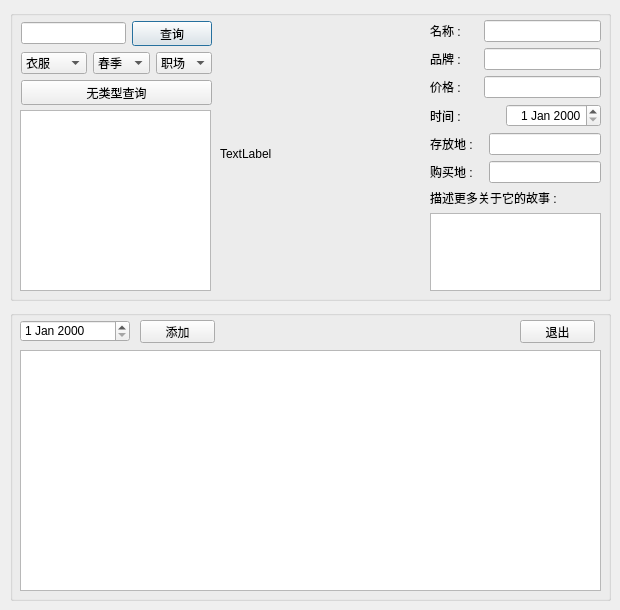
<?xml version="1.0" encoding="UTF-8"?>
<ui version="4.0">
 <class>matchDialog</class>
 <widget class="QDialog" name="matchDialog">
  <property name="geometry">
   <rect>
    <x>0</x>
    <y>0</y>
    <width>620</width>
    <height>610</height>
   </rect>
  </property>
  <property name="windowTitle">
   <string>Dialog</string>
  </property>
  <widget class="QGroupBox" name="groupBox">
   <property name="geometry">
    <rect>
     <x>10</x>
     <y>10</y>
     <width>601</width>
     <height>291</height>
    </rect>
   </property>
   <property name="title">
    <string/>
   </property>
   <widget class="QTableView" name="tableView">
    <property name="geometry">
     <rect>
      <x>10</x>
      <y>100</y>
      <width>191</width>
      <height>181</height>
     </rect>
    </property>
   </widget>
   <widget class="QLabel" name="label">
    <property name="geometry">
     <rect>
      <x>210</x>
      <y>10</y>
      <width>192</width>
      <height>267</height>
     </rect>
    </property>
    <property name="text">
     <string>TextLabel</string>
    </property>
   </widget>
   <widget class="QWidget" name="layoutWidget">
    <property name="geometry">
     <rect>
      <x>420</x>
      <y>10</y>
      <width>171</width>
      <height>271</height>
     </rect>
    </property>
    <layout class="QVBoxLayout" name="verticalLayout_3">
     <item>
      <layout class="QHBoxLayout" name="horizontalLayout_3">
       <item>
        <widget class="QLabel" name="label_2">
         <property name="text">
          <string>名称 :     </string>
         </property>
        </widget>
       </item>
       <item>
        <widget class="QLineEdit" name="lineEdit">
         <property name="alignment">
          <set>Qt::AlignRight|Qt::AlignTrailing|Qt::AlignVCenter</set>
         </property>
        </widget>
       </item>
      </layout>
     </item>
     <item>
      <layout class="QHBoxLayout" name="horizontalLayout_4">
       <item>
        <widget class="QLabel" name="label_5">
         <property name="text">
          <string>品牌 :     </string>
         </property>
        </widget>
       </item>
       <item>
        <widget class="QLineEdit" name="lineEdit_2">
         <property name="alignment">
          <set>Qt::AlignRight|Qt::AlignTrailing|Qt::AlignVCenter</set>
         </property>
        </widget>
       </item>
      </layout>
     </item>
     <item>
      <layout class="QHBoxLayout" name="horizontalLayout_5">
       <item>
        <widget class="QLabel" name="label_6">
         <property name="text">
          <string>价格 :     </string>
         </property>
        </widget>
       </item>
       <item>
        <widget class="QLineEdit" name="lineEdit_3">
         <property name="alignment">
          <set>Qt::AlignRight|Qt::AlignTrailing|Qt::AlignVCenter</set>
         </property>
        </widget>
       </item>
      </layout>
     </item>
     <item>
      <layout class="QHBoxLayout" name="horizontalLayout_7">
       <item>
        <widget class="QLabel" name="label_8">
         <property name="text">
          <string>时间 : </string>
         </property>
        </widget>
       </item>
       <item>
        <widget class="QDateEdit" name="dateEdit">
         <property name="minimumSize">
          <size>
           <width>95</width>
           <height>0</height>
          </size>
         </property>
         <property name="maximumSize">
          <size>
           <width>95</width>
           <height>16777215</height>
          </size>
         </property>
         <property name="alignment">
          <set>Qt::AlignRight|Qt::AlignTrailing|Qt::AlignVCenter</set>
         </property>
        </widget>
       </item>
      </layout>
     </item>
     <item>
      <layout class="QHBoxLayout" name="horizontalLayout_6">
       <item>
        <widget class="QLabel" name="label_7">
         <property name="text">
          <string>存放地 :   </string>
         </property>
        </widget>
       </item>
       <item>
        <widget class="QLineEdit" name="lineEdit_4">
         <property name="alignment">
          <set>Qt::AlignRight|Qt::AlignTrailing|Qt::AlignVCenter</set>
         </property>
        </widget>
       </item>
      </layout>
     </item>
     <item>
      <layout class="QHBoxLayout" name="horizontalLayout_8">
       <item>
        <widget class="QLabel" name="label_9">
         <property name="text">
          <string>购买地 :   </string>
         </property>
        </widget>
       </item>
       <item>
        <widget class="QLineEdit" name="lineEdit_5">
         <property name="alignment">
          <set>Qt::AlignRight|Qt::AlignTrailing|Qt::AlignVCenter</set>
         </property>
        </widget>
       </item>
      </layout>
     </item>
     <item>
      <layout class="QVBoxLayout" name="verticalLayout_2">
       <item>
        <widget class="QLabel" name="label_10">
         <property name="text">
          <string>描述更多关于它的故事 : </string>
         </property>
        </widget>
       </item>
       <item>
        <widget class="QTextEdit" name="textEdit"/>
       </item>
      </layout>
     </item>
    </layout>
   </widget>
   <widget class="QWidget" name="layoutWidget_2">
    <property name="geometry">
     <rect>
      <x>11</x>
      <y>11</y>
      <width>191</width>
      <height>84</height>
     </rect>
    </property>
    <layout class="QVBoxLayout" name="verticalLayout">
     <item>
      <layout class="QHBoxLayout" name="horizontalLayout_2">
       <item>
        <widget class="QLineEdit" name="lineEdit_6"/>
       </item>
       <item>
        <widget class="QPushButton" name="pushButton_4">
         <property name="text">
          <string>查询</string>
         </property>
        </widget>
       </item>
      </layout>
     </item>
     <item>
      <layout class="QHBoxLayout" name="horizontalLayout">
       <item>
        <widget class="QComboBox" name="comboBox">
         <item>
          <property name="text">
           <string>衣服</string>
          </property>
         </item>
         <item>
          <property name="text">
           <string>饰品</string>
          </property>
         </item>
         <item>
          <property name="text">
           <string>包包</string>
          </property>
         </item>
         <item>
          <property name="text">
           <string>化妆品</string>
          </property>
         </item>
         <item>
          <property name="text">
           <string>鞋帽</string>
          </property>
         </item>
         <item>
          <property name="text">
           <string>其他</string>
          </property>
         </item>
        </widget>
       </item>
       <item>
        <widget class="QComboBox" name="comboBox_2">
         <item>
          <property name="text">
           <string>春季</string>
          </property>
         </item>
         <item>
          <property name="text">
           <string>夏季</string>
          </property>
         </item>
         <item>
          <property name="text">
           <string>秋季</string>
          </property>
         </item>
         <item>
          <property name="text">
           <string>冬季</string>
          </property>
         </item>
        </widget>
       </item>
       <item>
        <widget class="QComboBox" name="comboBox_3">
         <item>
          <property name="text">
           <string>职场</string>
          </property>
         </item>
         <item>
          <property name="text">
           <string>休闲</string>
          </property>
         </item>
         <item>
          <property name="text">
           <string>运动</string>
          </property>
         </item>
         <item>
          <property name="text">
           <string>宴会</string>
          </property>
         </item>
         <item>
          <property name="text">
           <string>其他</string>
          </property>
         </item>
        </widget>
       </item>
      </layout>
     </item>
     <item>
      <widget class="QPushButton" name="pushButton_2">
       <property name="text">
        <string>无类型查询</string>
       </property>
      </widget>
     </item>
    </layout>
   </widget>
  </widget>
  <widget class="QGroupBox" name="groupBox_2">
   <property name="geometry">
    <rect>
     <x>10</x>
     <y>310</y>
     <width>601</width>
     <height>291</height>
    </rect>
   </property>
   <property name="title">
    <string/>
   </property>
   <widget class="QDateEdit" name="dateEdit_2">
    <property name="geometry">
     <rect>
      <x>10</x>
      <y>10</y>
      <width>110</width>
      <height>22</height>
     </rect>
    </property>
   </widget>
   <widget class="QPushButton" name="pushButton">
    <property name="geometry">
     <rect>
      <x>130</x>
      <y>10</y>
      <width>75</width>
      <height>23</height>
     </rect>
    </property>
    <property name="text">
     <string>添加</string>
    </property>
   </widget>
   <widget class="QTableView" name="tableView_2">
    <property name="geometry">
     <rect>
      <x>10</x>
      <y>40</y>
      <width>581</width>
      <height>241</height>
     </rect>
    </property>
   </widget>
   <widget class="QPushButton" name="pushButton_3">
    <property name="geometry">
     <rect>
      <x>510</x>
      <y>10</y>
      <width>75</width>
      <height>23</height>
     </rect>
    </property>
    <property name="text">
     <string>退出</string>
    </property>
   </widget>
  </widget>
 </widget>
 <resources/>
 <connections/>
</ui>
